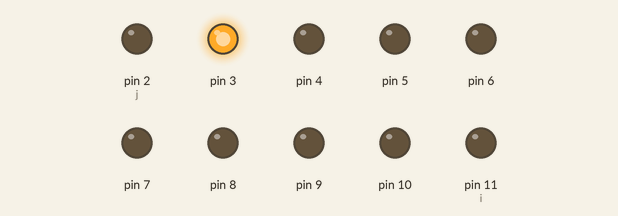
A sketch run on a simulated Arduino Uno, built with avr-gcc and run on an emulated ATmega328P. Shown: output pins drawn as LEDs (lit = HIGH).

Above: at 0.3 s.
At 0.7 s:
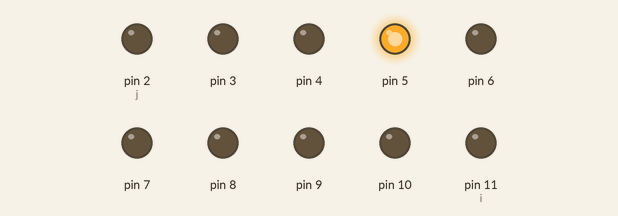
At 1.1 s:
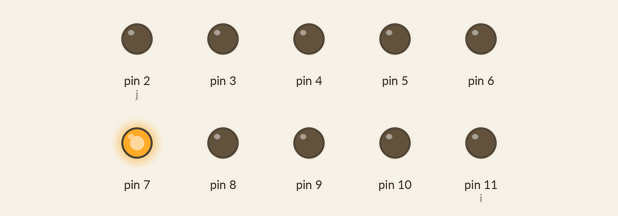
At 2.0 s:
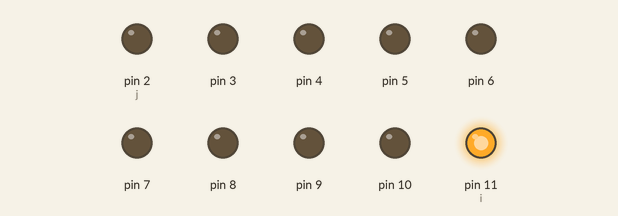
At 3.1 s:
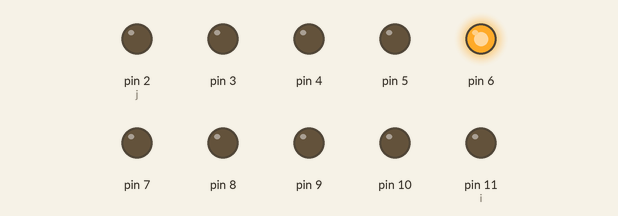
At 4.0 s:
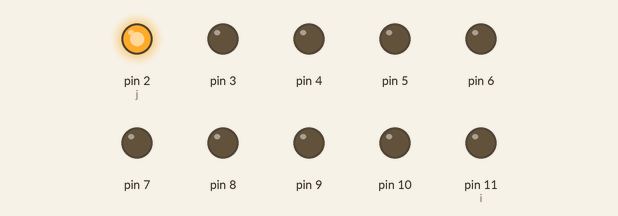
Timing chart, 0 to 5.2 s (numbered marks = the images above):
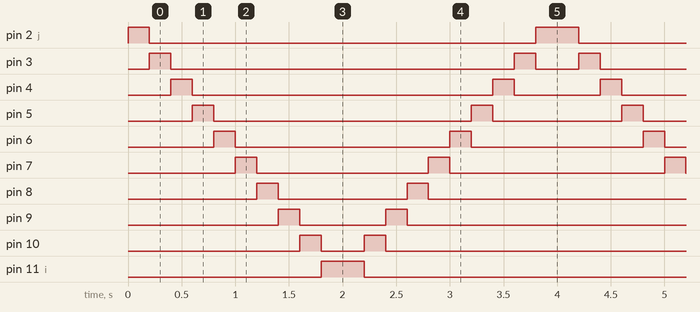

Measured:
- by itself, pin 2 (j): repeats every 4.0 s: LOW 3.6 s, HIGH 0.40 s
- by itself, pin 3: repeats every 4.0 s: LOW 3.2 s, HIGH 0.20 s, LOW 0.40 s, HIGH 0.20 s
- by itself, pin 4: repeats every 4.0 s: LOW 2.8 s, HIGH 0.20 s, LOW 0.80 s, HIGH 0.20 s
- by itself, pin 5: repeats every 4.0 s: LOW 2.4 s, HIGH 0.20 s, LOW 1.2 s, HIGH 0.20 s
- by itself, pin 6: repeats every 4.0 s: LOW 2.0 s, HIGH 0.20 s, LOW 1.6 s, HIGH 0.20 s
- by itself, pin 7: repeats every 4.0 s: LOW 1.6 s, HIGH 0.20 s, LOW 2.0 s, HIGH 0.20 s
- by itself, pin 8: repeats every 4.0 s: LOW 1.2 s, HIGH 0.20 s, LOW 2.4 s, HIGH 0.20 s
- by itself, pin 9: repeats every 4.0 s: LOW 0.80 s, HIGH 0.20 s, LOW 2.8 s, HIGH 0.20 s

The sketch:

sketch_may5a.ino
```cpp
void setup() {
  // put your setup code here, to run once:
pinMode(2,OUTPUT);
pinMode(3,OUTPUT);
pinMode(4,OUTPUT);
pinMode(5,OUTPUT);
pinMode(6,OUTPUT);

pinMode(9,OUTPUT);
pinMode(10,OUTPUT);
pinMode(11,OUTPUT);
pinMode(7,OUTPUT);
pinMode(8,OUTPUT);

}

void loop() {
  // put your main code here, to run repeatedly:
int i = 11;
int j = 2;
for (j;j<=11;j++){
  digitalWrite(j,HIGH);
  delay(200);
  digitalWrite(j,LOW);

}
for (i;i>=2;i--){
  digitalWrite(i,HIGH);
  delay(200);
  digitalWrite(i,LOW);
}
}
```
